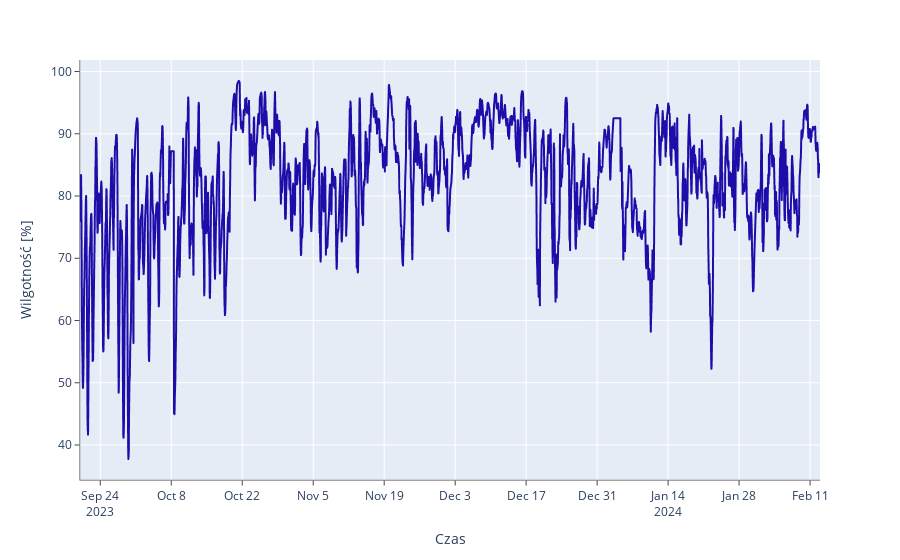

Notebook source saved alongside this figure:
### Code cell
fig = px.line(
    df,
    x="last_changed",
    y="out_hum",
    color_discrete_sequence=['#1f0daa'],
)

fig.update_xaxes(
    title='Czas',
    showline=True,
    linewidth=0.5,
    linecolor='black',
    ticks="outside",
)

fig.update_yaxes(
    title='Wilgotność [%]',
    showline=True,
    linewidth=0.5,
    linecolor='black',
    ticks="outside",
)

fig.show()

### Figure 1 — Plotly figure (JSON) as saved in the notebook; plotly's stock layout.template omitted (floating-point values rounded to 4 significant figures; data arrays with more than 128 entries replaced by an {"elided": "..."} marker saying what was removed)
{"data": [{"hovertemplate": "last_changed=%{x}<br>out_hum=%{y}<extra></extra>", "legendgroup": "", "line": {"color": "#1f0daa", "dash": "solid"}, "marker": {"symbol": "circle"}, "mode": "lines", "name": "", "showlegend": false, "type": "scattergl", "x": {"elided": "3504 str values"}, "xaxis": "x", "y": {"elided": "3504 float values"}, "yaxis": "y"}], "layout": {"autosize": true, "legend": {"tracegroupgap": 0}, "margin": {"t": 60}, "xaxis": {"anchor": "y", "autorange": true, "domain": [0, 1], "linecolor": "black", "linewidth": 0.5, "range": ["2023-09-20", "2024-02-12 23:00"], "showline": true, "ticks": "outside", "title": {"text": "Czas"}, "type": "date"}, "yaxis": {"anchor": "x", "autorange": true, "domain": [0, 1], "linecolor": "black", "linewidth": 0.5, "range": [34.38, 101.9], "showline": true, "ticks": "outside", "title": {"text": "Wilgotność [%]"}, "type": "linear"}}}
